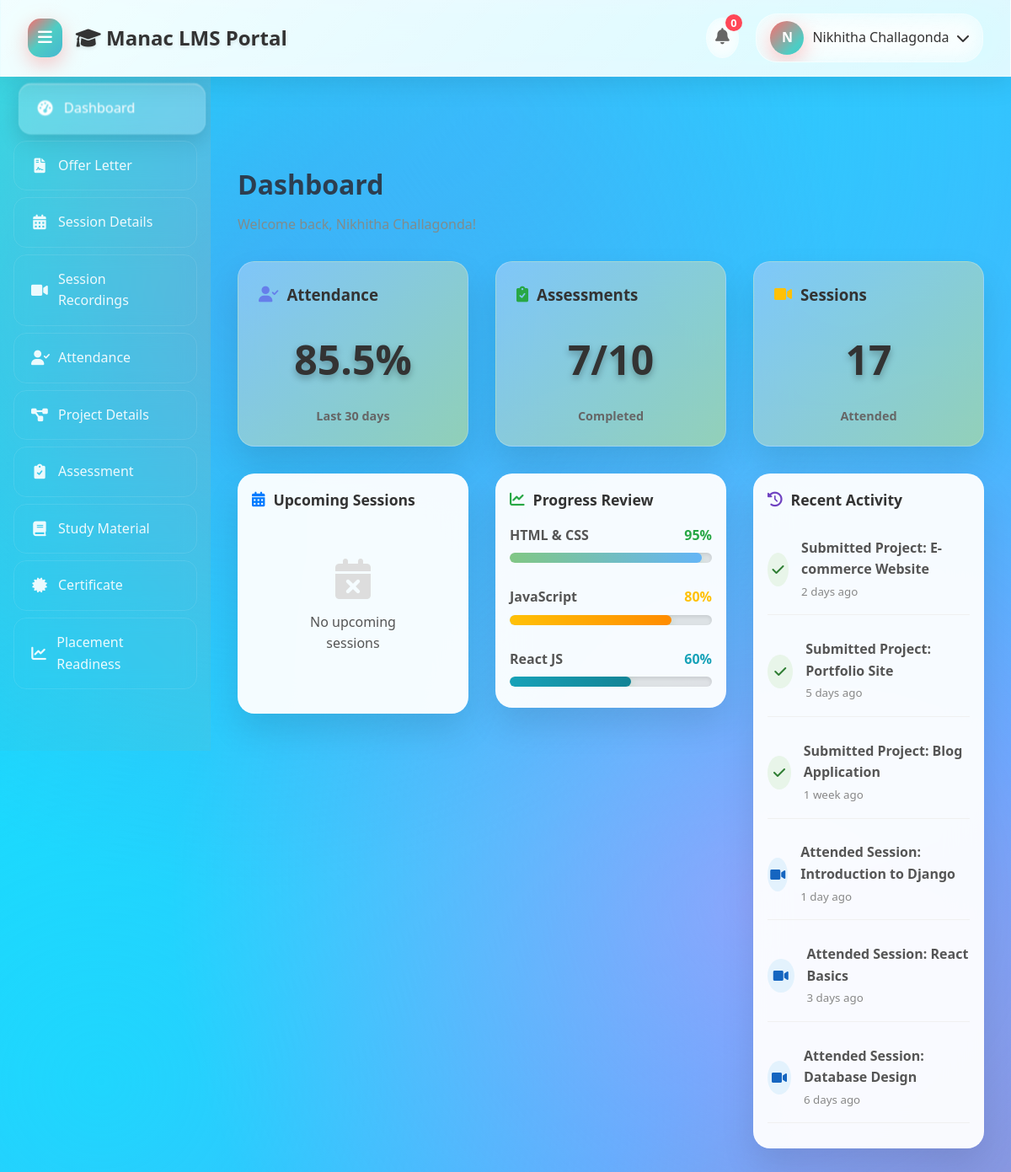
The page / (signed in) on the database as committed earlier.
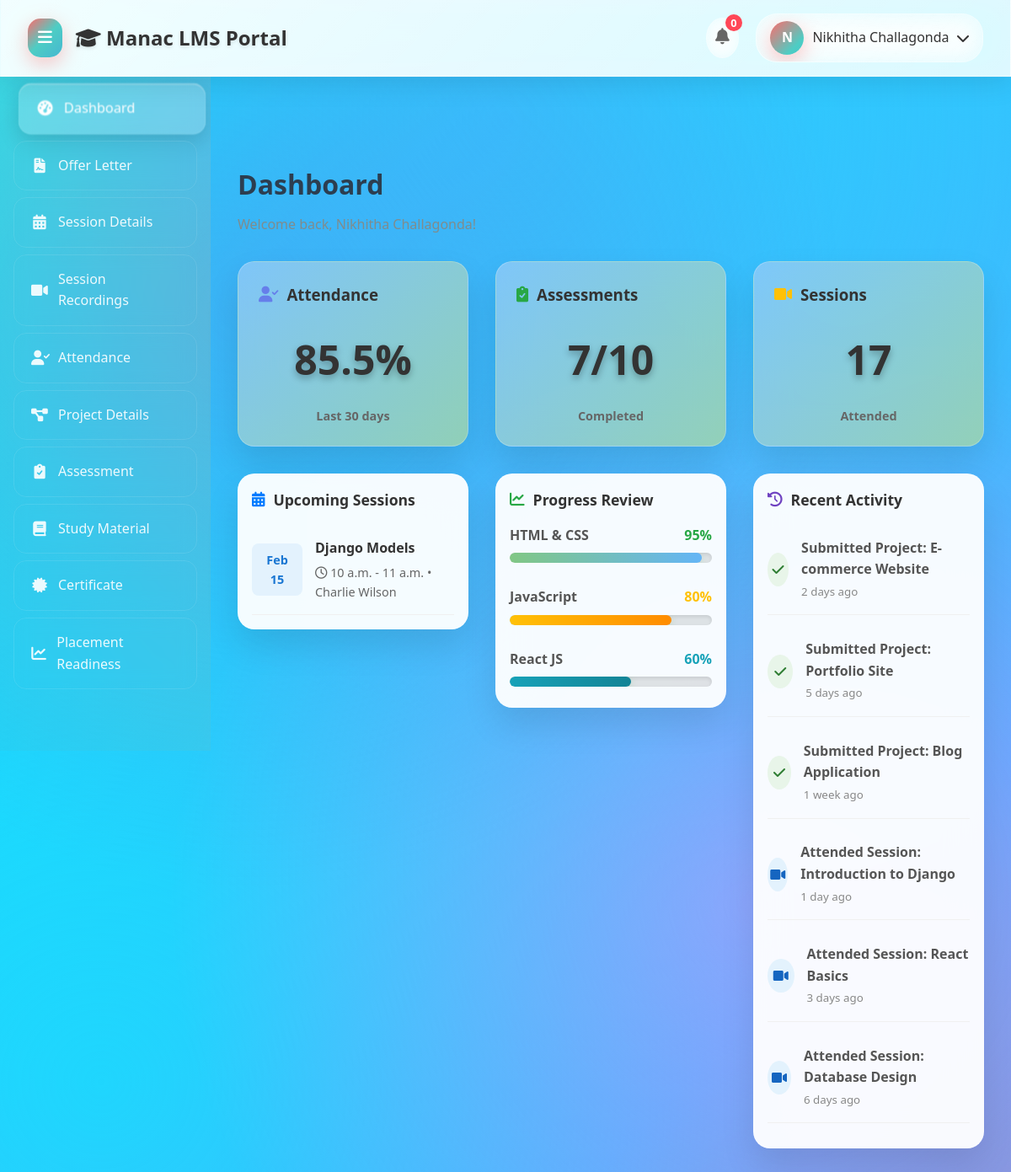
The same page on the database as committed later.
### lms/models.py (models this page shows, shortened)
class Session(models.Model):
    title = models.CharField(max_length=200)
    topic = models.CharField(max_length=200)
    mentor = models.CharField(max_length=100)
    date = models.DateField()
    start_time = models.TimeField()
    end_time = models.TimeField()
    description = models.TextField(blank=True)
    recording_url = models.URLField(blank=True)
    is_completed = models.BooleanField(default=False)
    created_at = models.DateTimeField(default=timezone.now)
    class Meta:
        ordering = ['-date', '-start_time']

### lms/views.py (the view)
# urls.py: path('', views.dashboard, name='dashboard'),
@login_required
def dashboard(request):
    if not request.user.is_authenticated:
        return redirect('lms:login')
    student, created = Student.objects.get_or_create(
        user=request.user,
        defaults={
            'full_name': request.user.get_full_name() or request.user.username,
            'college': 'Default College',
            'branch': 'Computer Science',
            'year': '1st',
            'enrollment_date': timezone.now().date()
        }
    )
    upcoming_sessions = Session.objects.filter(date__gte=timezone.now().date(), is_completed=False).order_by('date', 'start_time')[:3]
    attendance_percentage = 85.5
    total_sessions = 20
    attended_sessions = 17
    total_assessments = 10
    completed_assessments = 7
    recent_projects = [
        {'title': 'E-commerce Website', 'submitted_at': timezone.now() - timezone.timedelta(days=2)},
        {'title': 'Portfolio Site', 'submitted_at': timezone.now() - timezone.timedelta(days=5)},
        {'title': 'Blog Application', 'submitted_at': timezone.now() - timezone.timedelta(days=7)},
    ]
    recent_sessions = [
        {'session': {'title': 'Introduction to Django'}, 'marked_at': timezone.now() - timezone.timedelta(days=1)},
        {'session': {'title': 'React Basics'}, 'marked_at': timezone.now() - timezone.timedelta(days=3)},
        {'session': {'title': 'Database Design'}, 'marked_at': timezone.now() - timezone.timedelta(days=6)},
    ]
    context = {
        'student': student,
        'upcoming_sessions': upcoming_sessions,
        'attendance_percentage': round(attendance_percentage, 1),
        'total_sessions': total_sessions,
        'attended_sessions': attended_sessions,
        'total_assessments': total_assessments,
        'completed_assessments': completed_assessments,
        'recent_projects': recent_projects,
        'recent_sessions': recent_sessions,
    }
    return render(request, 'lms/dashboard.html', context)

### lms/templates/lms/dashboard.html (shortened to what the changed rows need)
<!DOCTYPE html>
<html lang="en">
<head>
    <link rel="stylesheet" href="https://cdnjs.cloudflare.com/ajax/libs/font-awesome/6.0.0/css/all.min.css">
</head>
<body>
    <div class="header">
        <div class="header-left">
            <h2><i class="fas fa-graduation-cap"></i> Manac LMS Portal</h2>
        </div>
    </div>
    <div class="container">
        <div class="main-content" id="main-content">
            <div class="content-header">
                <h2>Dashboard</h2>
            </div>
            <div class="content-grid">
                <div class="card small-card">
                    {% if upcoming_sessions %}
                    <div style="display: grid; gap: 15px;">
                        {% for session in upcoming_sessions %}
                        <div style="display: flex; align-items: center; padding: 15px 0; border-bottom: 1px solid #f0f0f0;">
                            <div style="background: #e3f2fd; color: #1976d2; padding: 8px 12px; border-radius: 8px; font-weight: bold; font-size: 0.9em; margin-right: 15px; text-align: center; min-width: 60px;">
                                {{ session.date|date:"M d" }}
                            </div>
                            <div>
                                <h4 style="margin: 0; color: #333; font-size: 16px;">{{ session.title }}</h4>
                                <p style="margin: 5px 0 0; color: #666; font-size: 0.9em;">
                                    <i class="far fa-clock"></i> {{ session.start_time }} - {{ session.end_time }} • {{ session.mentor }}
                                </p>
                            </div>
                        </div>
                        {% endfor %}
                    </div>
                    {% else %}
                    <div style="text-align: center; padding: 40px; color: #666;">
                        <i class="fas fa-calendar-times" style="font-size: 48px; color: #ddd; margin-bottom: 15px;"></i>
                        <p>No upcoming sessions</p>
                    </div>
                    {% endif %}
                </div>
                <div class="card small-card">
                    <ul style="list-style: none; padding: 0;">
                        {% for project in recent_projects %}
                        <li style="padding: 15px 0; border-bottom: 1px solid #f0f0f0; display: flex; align-items: center;">
                            <div style="background: #e8f5e9; color: #2e7d32; width: 40px; height: 40px; border-radius: 50%; display: flex; align-items: center; justify-content: center; margin-right: 15px;">
                                <i class="fas fa-check"></i>
                            </div>
                            <div>
                                <p style="margin: 0; font-weight: 600;">Submitted Project: {{ project.title }}</p>
                                <small style="color: #888;">{{ project.submitted_at|timesince }} ago</small>
                            </div>
                        </li>
                        {% endfor %}
                        {% for session in recent_sessions %}
                        <li style="padding: 15px 0; border-bottom: 1px solid #f0f0f0; display: flex; align-items: center;">
                            <div style="background: #e3f2fd; color: #1565c0; width: 40px; height: 40px; border-radius: 50%; display: flex; align-items: center; justify-content: center; margin-right: 15px;">
                                <i class="fas fa-video"></i>
                            </div>
                            <div>
                                <p style="margin: 0; font-weight: 600;">Attended Session: {{ session.session.title }}</p>
                                <small style="color: #888;">{{ session.marked_at|timesince }} ago</small>
                            </div>
                        </li>
                        {% endfor %}
                    </ul>
                </div>
            </div>
        </div>
    </div>
</body>
</html>

Rows that differ between the two databases and show on the page:
added Session: date "Feb 15", title "Django Models", start_time "10 a.m.", end_time "11 a.m.", mentor "Charlie Wilson"
Other text that changed with them:
text no longer shown: "No upcoming sessions"
